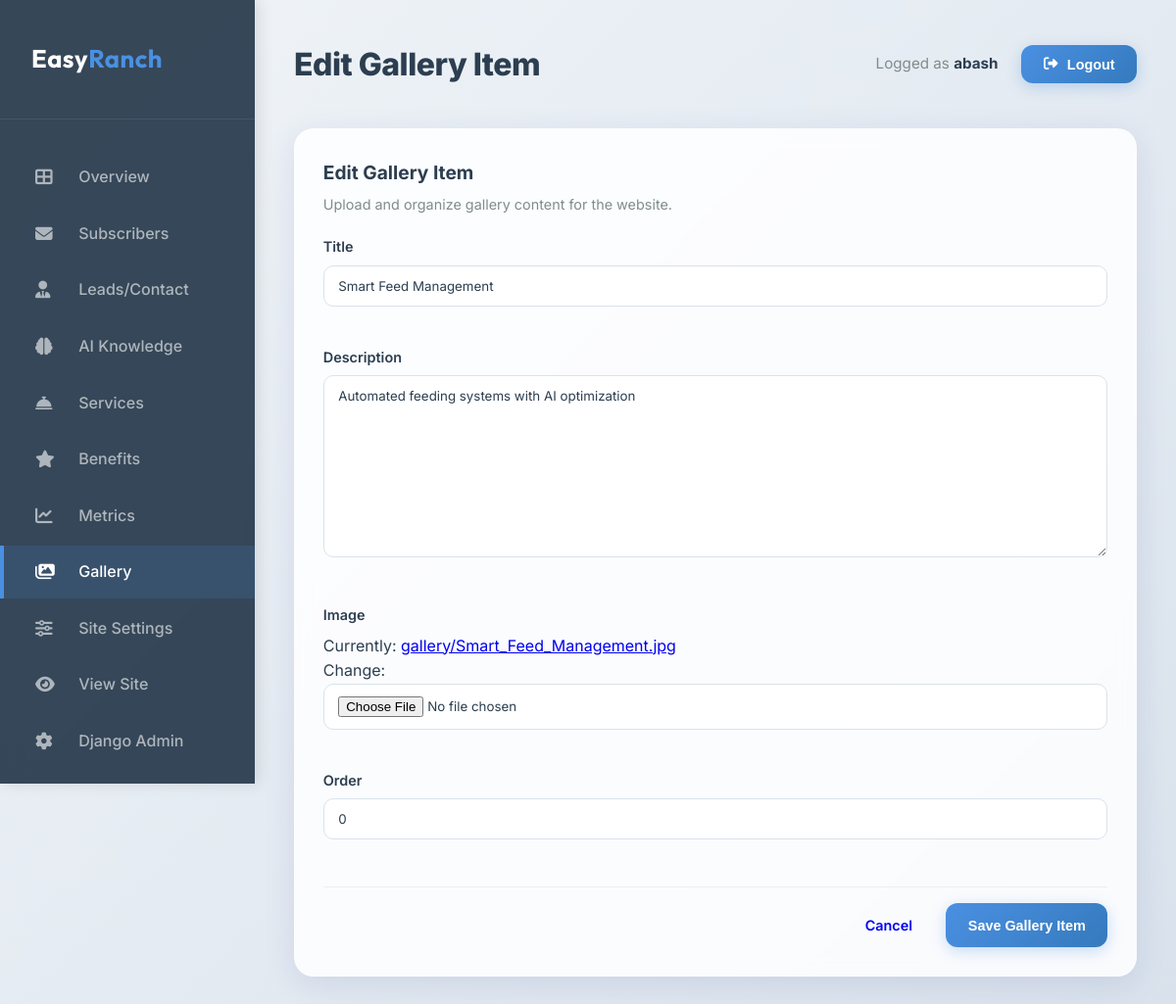
The page /dashboard/gallery/3/edit/ (signed in) on the database as committed earlier.
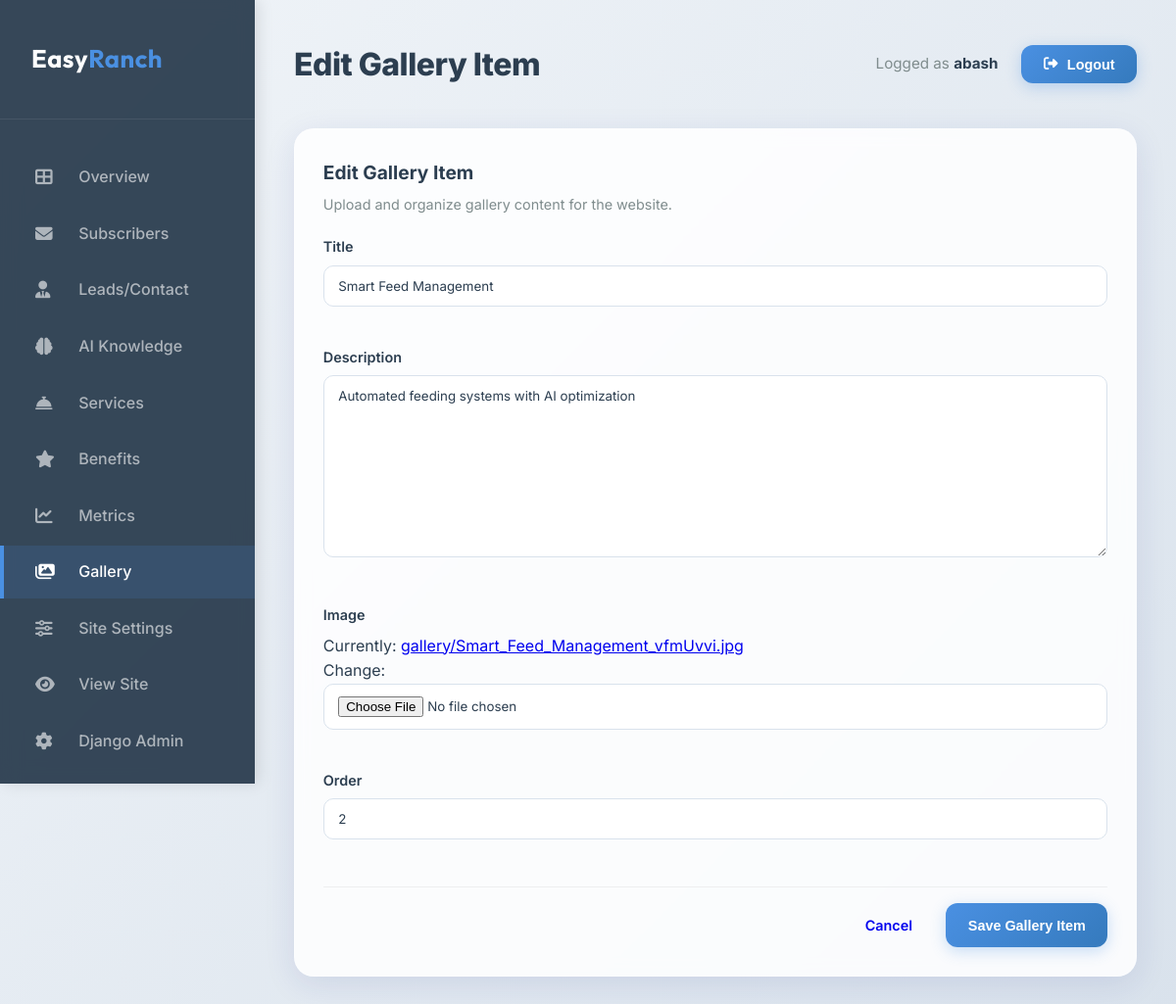
The same page on the database as committed later.
### core/models.py (models this page shows, shortened)
class Gallery(models.Model):
    title = models.CharField(max_length=100)
    description = models.TextField()
    image = models.ImageField(upload_to='gallery/')
    order = models.PositiveIntegerField(default=0)
    class Meta:
        ordering = ['order']
        verbose_name_plural = "Galleries"

### core/views_dashboard.py (the view)
# urls.py: path('dashboard/gallery/<int:pk>/edit/', views_dashboard.DashboardGalleryUpdateView.as_view(), name='dashboard_gallery_edit'),
class DashboardGalleryUpdateView(DashboardFormFeedbackMixin, StaffRequiredMixin, UpdateView):
    model = Gallery
    template_name = 'dashboard/gallery_form.html'
    fields = ['title', 'description', 'image', 'order']
    success_url = reverse_lazy('dashboard_gallery')
    success_message = "Gallery item updated successfully."
    def get_context_data(self, **kwargs):
        context = super().get_context_data(**kwargs)
        context['title'] = "Edit Gallery Item"
        return context

### core/views_dashboard.py (called while the page is built)
    @method_decorator(staff_member_required(login_url='admin:login'))
    def dispatch(self, *args, **kwargs):
        return super().dispatch(*args, **kwargs)

### templates/dashboard/gallery_form.html (shortened to what this page needs)
{% extends 'dashboard/base.html' %}
{% block page_title %}{{ title }}{% endblock %}
{% block content %}
<div class="db-card db-form-card">
    <div class="db-form-header">
        <h3>{{ title }}</h3>
        <p>Upload and organize gallery content for the website.</p>
    </div>
    <form method="post" enctype="multipart/form-data" class="db-form" novalidate>
        <div class="db-form-grid">
        {% for field in form %}
        <div class="form-group">
            <label for="{{ field.id_for_label }}">{{ field.label }}</label>
            {{ field }}
        </div>
        {% endfor %}
        </div>
        <div class="db-form-actions">
            <a href="{% url 'dashboard_gallery' %}" class="db-btn">Cancel</a>
            <button type="submit" class="db-btn db-btn-primary">Save Gallery Item</button>
        </div>
    </form>
</div>
{% endblock %}

Rows that differ between the two databases and show on the page:
changed Gallery "Smart Feed Management": order "0" → "2"
Other text that changed with them:
text no longer shown: "Currently: gallery/Smart_Feed_Management.jpg Change:"
text now shown: "Currently: gallery/Smart_Feed_Management_vfmUvvi.jpg Change:"
